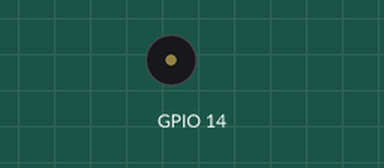
Recording of a program running on a simulated ESP8266 (NodeMCU). Shown: buzzer (waves = sounding).

Above: at 1.6 s.
At 9.44 s:
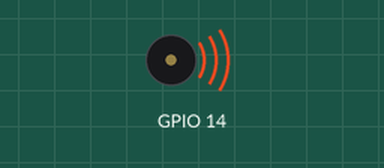
Timing chart, 0 to 9.7 s (numbered marks = the images above):
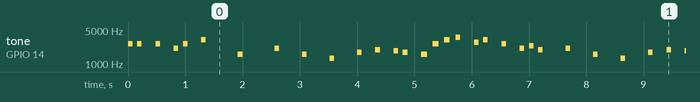

The program:

main.cpp
```cpp
#include <Buzzer.h>

Buzzer buzzer(14, 14);

void setup()
{
}

void loop()
{
  buzzer.begin(100);

  buzzer.sound(NOTE_E7, 80);
  buzzer.sound(NOTE_E7, 80);
  buzzer.sound(0, 80);
  buzzer.sound(NOTE_E7, 80);
  buzzer.sound(0, 80);
  buzzer.sound(NOTE_C7, 80);
  buzzer.sound(NOTE_E7, 80);
  buzzer.sound(0, 80);
  buzzer.sound(NOTE_G7, 80);
  buzzer.sound(0, 240);
  buzzer.sound(NOTE_G6, 80);
  buzzer.sound(0, 240);
  buzzer.sound(NOTE_C7, 80);
  buzzer.sound(0, 160);
  buzzer.sound(NOTE_G6, 80);
  buzzer.sound(0, 160);
  buzzer.sound(NOTE_E6, 80);
  buzzer.sound(0, 160);
  buzzer.sound(NOTE_A6, 80);
  buzzer.sound(0, 80);
  buzzer.sound(NOTE_B6, 80);
  buzzer.sound(0, 80);
  buzzer.sound(NOTE_AS6, 80);
  buzzer.sound(NOTE_A6, 80);
  buzzer.sound(0, 80);
  buzzer.sound(NOTE_G6, 100);
  buzzer.sound(NOTE_E7, 100);
  buzzer.sound(NOTE_G7, 100);
  buzzer.sound(NOTE_A7, 80);
  buzzer.sound(0, 80);
  buzzer.sound(NOTE_F7, 80);
  buzzer.sound(NOTE_G7, 80);
  buzzer.sound(0, 80);
  buzzer.sound(NOTE_E7, 80);
  buzzer.sound(0, 80);
  buzzer.sound(NOTE_C7, 80);
  buzzer.sound(NOTE_D7, 80);
  buzzer.sound(NOTE_B6, 80);
  buzzer.sound(0, 160);
  buzzer.sound(NOTE_C7, 80);
  buzzer.sound(0, 160);
  buzzer.sound(NOTE_G6, 80);
  buzzer.sound(0, 160);
  buzzer.sound(NOTE_E6, 80);
  buzzer.sound(0, 160);
  buzzer.sound(NOTE_A6, 80);
  buzzer.sound(0, 80);
  buzzer.sound(NOTE_B6, 80);
  buzzer.sound(0, 80);
  buzzer.sound(NOTE_AS6, 80);
  buzzer.sound(NOTE_A6, 80);
  buzzer.sound(0, 80);
  buzzer.sound(NOTE_G6, 100);
  buzzer.sound(NOTE_E7, 100);
  buzzer.sound(NOTE_G7, 100);
  buzzer.sound(NOTE_A7, 80);
  buzzer.sound(0, 80);
  buzzer.sound(NOTE_F7, 80);
  buzzer.sound(NOTE_G7, 80);
  buzzer.sound(0, 80);
  buzzer.sound(NOTE_E7, 80);
  buzzer.sound(0, 80);
  buzzer.sound(NOTE_C7, 80);
  buzzer.sound(NOTE_D7, 80);
  buzzer.sound(NOTE_B6, 80);
  buzzer.sound(0, 160);

  buzzer.end(2000);
}
```

Measured:
- by itself, tone on GPIO 14: plays 2637 Hz for 0.08 s, 2637 Hz for 0.08 s, 2637 Hz for 0.08 s, 2093 Hz for 0.08 s, 2637 Hz for 0.08 s, 3136 Hz for 0.08 s … (368 notes in this stretch)
